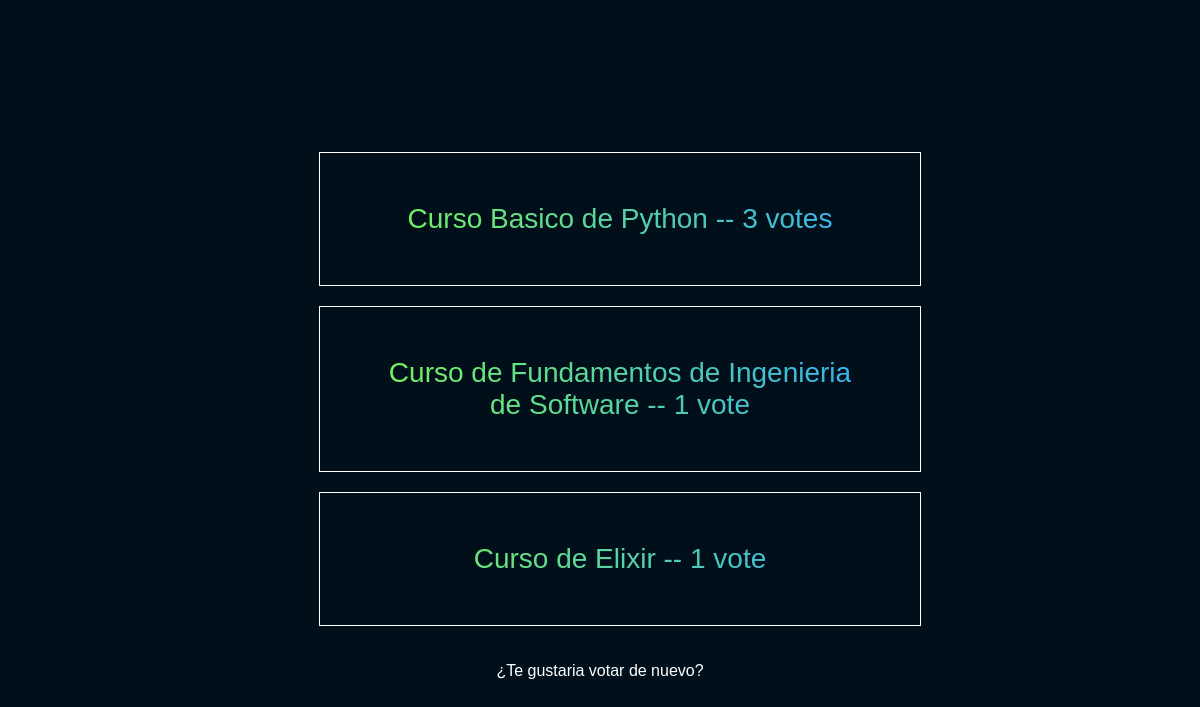
Page /polls/1/results/ on the committed database.
### polls/models.py (models this page shows, shortened)
class Choice(models.Model):
    question = models.ForeignKey(Question, on_delete = models.CASCADE)
    choice_text = models.CharField(max_length=200)
    votes = models.IntegerField(default=0)

### polls/views.py (the view)
# urls.py: path("<int:pk>/results/", views.ResultsView.as_view(), name="results"),
class ResultsView(generic.DetailView):
    model = Question
    template_name = "polls/results.html"

### polls/templates/polls/results.html (shortened to what this page needs)
{% load static %}
<!DOCTYPE html>
<html lang="en">
<head>
    <link rel="stylesheet" href="{% static 'polls/style.css' %}">
    <link rel="stylesheet" href="{% static 'polls/detail.css' %}">
</head>
<body>
    <ul>
        {% for choice in question.choice_set.all %}
        <li>{{ choice.choice_text }} -- {{ choice.votes }} vote{{choice.votes|pluralize}} </li>
        {% endfor %}
    </ul>
<a href="{% url 'polls:detail' question.id %}">¿Te gustaria votar de nuevo?</a>
</body>
</html>

### polls/static/polls/style.css (style rules this page uses)
body { display: flex; align-items: center; justify-content: center; flex-direction: column; height: 100vh; background: hsl(204 100% 5%); font-family: Arial, Helvetica, sans-serif; }
ul { display: flex; align-items: center; justify-content: center; flex-direction: column; }
header,ul { background: linear-gradient( to right, hsl(98 100% 62%), hsl(204 100% 59%) ); -webkit-background-clip: text; -webkit-text-fill-color: transparent; text-align: center; }
li { display: flex; align-items: center; justify-content: center; width: 500px; border: 1px solid white; padding: 50px; margin-bottom: 20px; font-size: 28px; }
a { color:white; text-decoration: none; }

### polls/static/polls/detail.css (style rules this page uses)
body { display: flex; align-items: center; justify-content: center; }

### rows in the picture
Choice: choice_text "Curso Basico de Python", votes "3"
Choice: choice_text "Curso de Fundamentos de Ingenieria de Software", votes "1"
Choice: choice_text "Curso de Elixir", votes "1"
